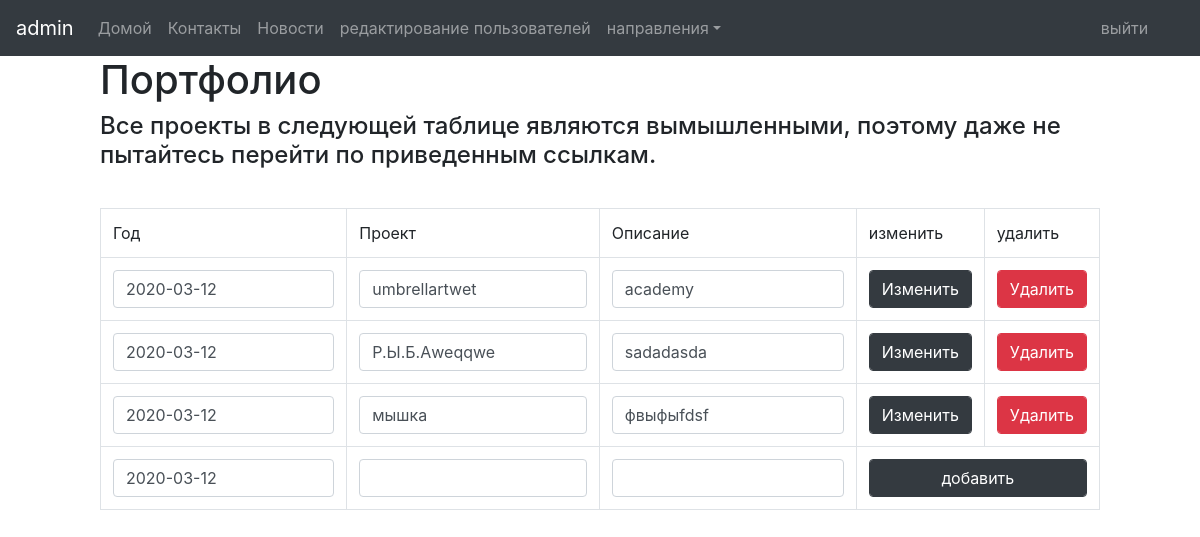
Page /portfolio/index (signed in) on the committed database.
### tables this page shows
CREATE TABLE `portfolio` (
  `id` int(5) NOT NULL,
  `Year` date NOT NULL,
  `Project` text NOT NULL,
  `Description` text NOT NULL
);

### application/core/view.php (called while the page is built)
<?php
class View
{
	function generate($content_view, $template_view, $data = null)
	{
		include 'application/views/'.$template_view;
	}
}
?>

### application/controllers/controller_portfolio.php (called while the page is built, shortened)
<?php
class Controller_Portfolio extends Controller
{
	function __construct()
	{
		$this->model = new Model_Portfolio();
		$this->view = new View();
	}
	function action_index()
	{
		$data = $this->model->get_data();
		$this->view->generate('portfolio_view.php', 'template_view.php', $data);
	}
	}
?>

### application/bootstrap.php (called while the page is built, shortened)
<?php
require_once 'core/model.php';
require_once 'core/view.php';
Route::start();
?>

### application/core/model.php (called while the page is built, shortened)
<?php
class Model
{
	public function __construct()
    {
        mysqli_set_charset($this->link = new mysqli(
            $GLOBALS['host'],
            $GLOBALS['user'],
            $GLOBALS['password'],
            $GLOBALS['database']
        ), 'utf8');
    }
}
?>

### application/models/model_portfolio.php (called while the page is built, shortened)
<?php
class Model_Portfolio extends Model
{
	public function get_data()
	{
		$query = 'SELECT * FROM portfolio';
    $result = mysqli_query($this->link, $query);
		return $result;
	}
}
?>

### application/views/portfolio_view.php (the view, shortened to what this page needs)
<div class="container col-10">
	<div class="row">
			<h1>Портфолио</h1>
			<h4>Все проекты в следующей таблице являются вымышленными, поэтому даже не пытайтесь перейти по приведенным ссылкам.</h4><p>
			<table class="table table-bordered"><br>
			<?php if (isset($_SESSION['login'])&& isset($_SESSION['isAdmin'])== true){ ?>
			<tr>
				<td>Год</td>
				<td>Проект</td>
				<td>Описание</td>
				<td>изменить</td>
				<td>удалить</td>
			</tr>
			<?php
			}
				if (isset($_SESSION['login']) && isset($_SESSION['isAdmin'])== true){
					foreach($data as $row){?>
						<tr>
							<form action="/portfolio/edit" method="post">
							<td><input type="text" name="Year" class = "form-control" value="<?php echo $row['Year'];?>"> </td>
							<td><input type="text" name="Project" class = "form-control" value="<?php echo $row['Project'];?>"></td>
							<td><input type="text" name="Description" class = "form-control" value="<?php echo $row['Description']; ?>"></td>
							<td>
							<input type="submit" class="form-control btn btn-dark" value="Изменить">
							</form>
							<td>
								<a class="form-control btn btn-danger" href="/portfolio/delete/?id=<?php echo $row['id']; ?>">Удалить</a>
							</td>
						</tr>
				<?php }?>
				<form method="post" action="/portfolio/add">
				<td><input type="text" name="Year" class = "form-control" value="<?php echo $row['Year'];?>"> </td>
				<td><input type="text" name="Project" class = "form-control" value=""></td>
				<td><input type="text" name="Description" class = "form-control" value=""></td>
				<td colspan="2">
				<input type="submit" class="form-control btn btn-dark" value="добавить">
				</form>
			<?php }
			?>
			</table>
		</div>
</div>

### rows in the picture
portfolio: Year "2020-03-12", Project "umbrellartwet", Description "academy"
portfolio: Year "2020-03-12", Project "Р.Ы.Б.Аweqqwe", Description "sadadasda"
portfolio: Year "2020-03-12", Project "мышка", Description "фвыфыfdsf"

### other values in the picture
$_SESSION['login'] "admin"
